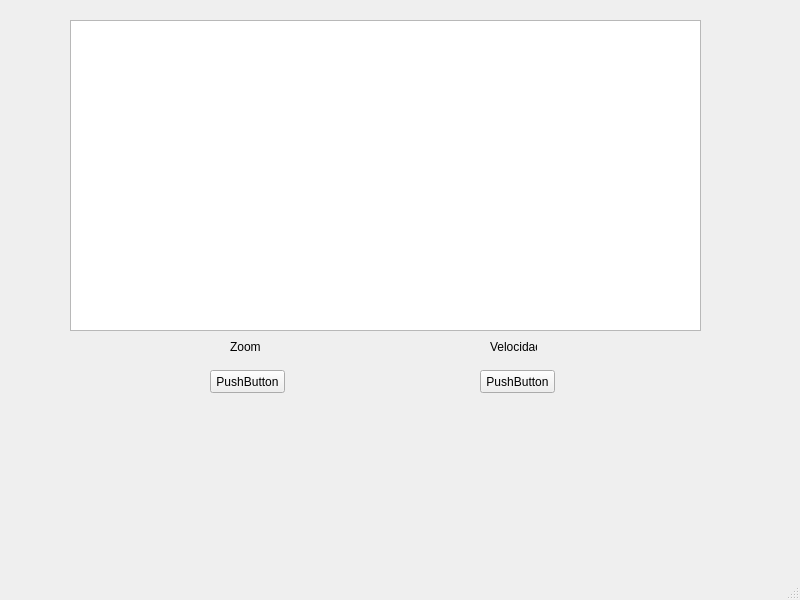
<?xml version="1.0" encoding="UTF-8"?>
<ui version="4.0">
 <class>MainWindow</class>
 <widget class="QMainWindow" name="MainWindow">
  <property name="geometry">
   <rect>
    <x>0</x>
    <y>0</y>
    <width>800</width>
    <height>600</height>
   </rect>
  </property>
  <property name="windowTitle">
   <string>MainWindow</string>
  </property>
  <widget class="QWidget" name="centralwidget">
   <widget class="QGraphicsView" name="graphicsView">
    <property name="geometry">
     <rect>
      <x>70</x>
      <y>20</y>
      <width>631</width>
      <height>311</height>
     </rect>
    </property>
   </widget>
   <widget class="QPushButton" name="pushButton">
    <property name="geometry">
     <rect>
      <x>210</x>
      <y>370</y>
      <width>75</width>
      <height>23</height>
     </rect>
    </property>
    <property name="text">
     <string>PushButton</string>
    </property>
   </widget>
   <widget class="QPushButton" name="pushButton_2">
    <property name="geometry">
     <rect>
      <x>480</x>
      <y>370</y>
      <width>75</width>
      <height>23</height>
     </rect>
    </property>
    <property name="text">
     <string>PushButton</string>
    </property>
   </widget>
   <widget class="QLabel" name="label">
    <property name="geometry">
     <rect>
      <x>230</x>
      <y>340</y>
      <width>47</width>
      <height>13</height>
     </rect>
    </property>
    <property name="text">
     <string>Zoom</string>
    </property>
   </widget>
   <widget class="QLabel" name="label_2">
    <property name="geometry">
     <rect>
      <x>490</x>
      <y>340</y>
      <width>47</width>
      <height>13</height>
     </rect>
    </property>
    <property name="text">
     <string>Velocidad</string>
    </property>
   </widget>
  </widget>
  <widget class="QMenuBar" name="menubar">
   <property name="geometry">
    <rect>
     <x>0</x>
     <y>0</y>
     <width>800</width>
     <height>21</height>
    </rect>
   </property>
  </widget>
  <widget class="QStatusBar" name="statusbar"/>
 </widget>
 <resources/>
 <connections/>
</ui>
